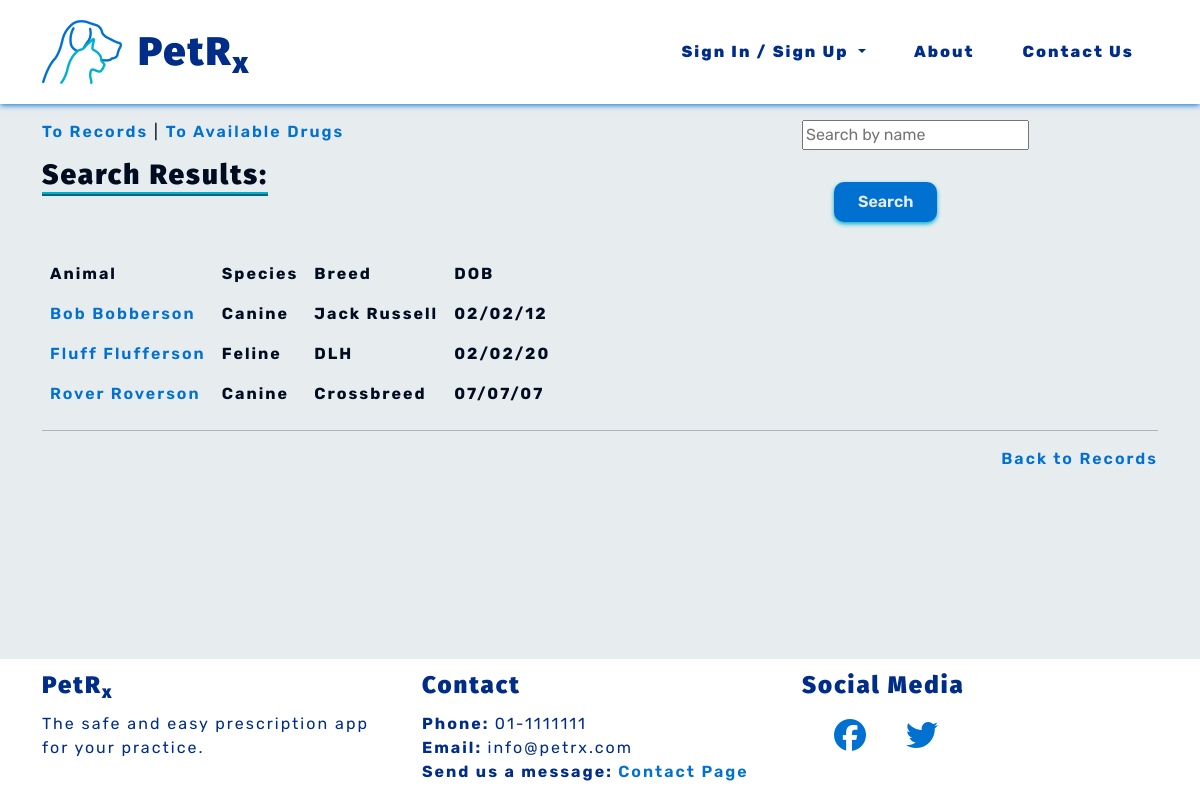
The app's page /records/record-search/, older data.
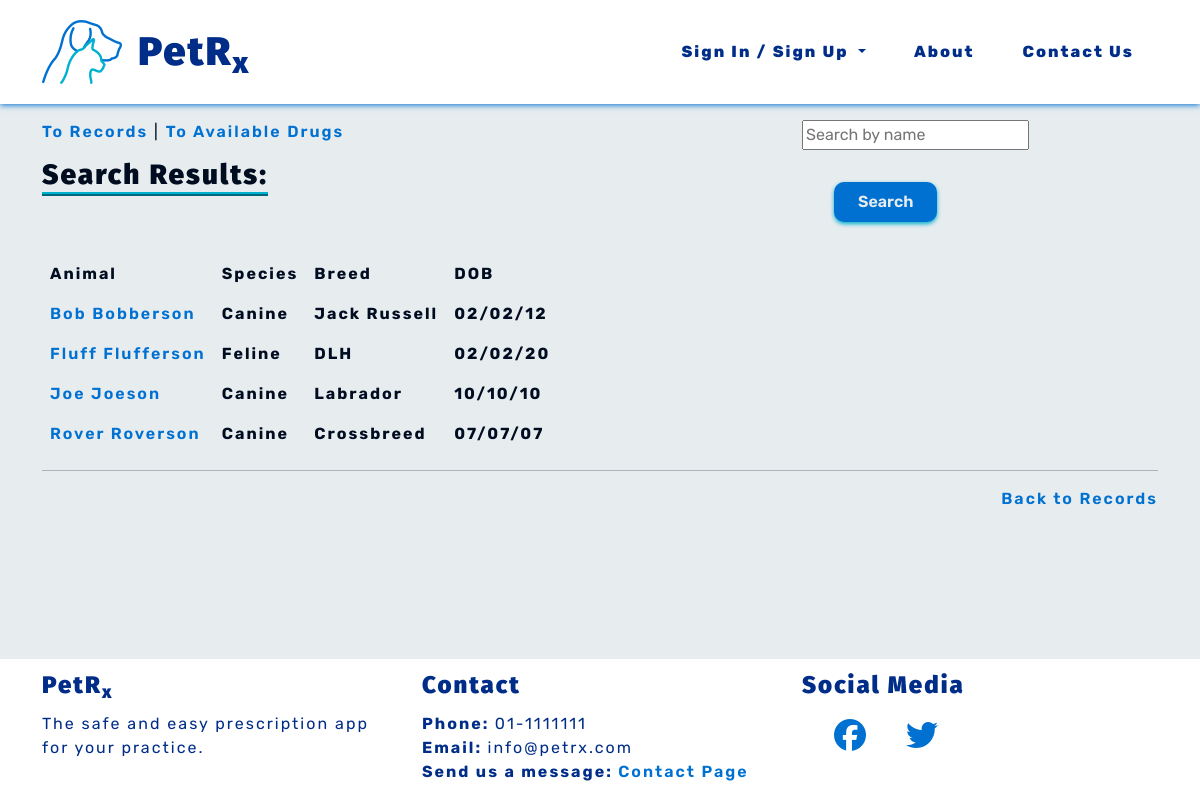
The same page, newer data.
### records/models.py (models this page shows)
class Record(models.Model):
    name = models.CharField(max_length=50)
    surname = models.CharField(max_length=50)
    date_of_birth = models.DateField()
    species = models.CharField(choices=SPECIES, max_length=10)
    breed = models.CharField(max_length=50)
    sex = models.CharField(choices=SEX, max_length=10)
    weight = models.DecimalField(max_digits=5, decimal_places=2)
    note = models.CharField(max_length=300, blank=True)
    def __str__(self):
        return self.name + " " + self.surname
    class Meta:
        ordering = ['surname']
        unique_together = ['name', 'surname', 'date_of_birth', 'species', 'breed', 'sex']

### records/views.py (the view)
# urls.py: path('record-search/', views.record_search, name='record_search'),
def record_search(request):
    query = request.GET.get('query')
    record_qs = Record.objects.all()
    if query is not None:
        args = Q(name__icontains=query) | Q(surname__icontains=query)
        record_qs = Record.objects.filter(args)
    context = {'record_list': record_qs}
    return render(request, 'records/record_search.html', context)

### records/templates/records/record_search.html (shortened to what this page needs)
{% extends 'base.html' %}
{% block content %}
<div class="row">
    <div class="col-md-8">
        <a class="pet-links" href="{% url 'records:records' %}" aria-label="Go to records">To Records</a>
        <span>|</span>
        <a class="pet-links" href="{% url 'prescriptions:drugs' %}" aria-label="Go to available drugs">To Available
            Drugs</a>
        <br>
        <h3 class="subheadings">Search Results:</h3>
    </div>
    <div class="col-md-4">
        <form method="GET" action="{% url 'records:record_search' %}">
            <input type="text" name="query" placeholder="Search by name">
            <button type="submit" class="pet-btns" aria-label="Search">Search</button>
        </form>
    </div>
</div>
{% if record_list %}
<div class="prescrip-contain">
    <table>
        <thead>
            <th>Animal</th>
            <th class="lg-prescrip">Species</th>
            <th>Breed</th>
            <th>DOB</th>
        </thead>
        <tbody>
            {% for record in record_list %}
            <tr>
                <th><a class="pet-links" href="{% url 'records:animal_profile' animal_id=record.id %}"
                        aria-label="Go to record">{{ record }}</a>
                <th class="lg-prescrip">{{ record.species }}</th>
                <th>{{ record.breed }}</th>
                <th>{{ record.date_of_birth|date:'d/m/y' }}</th>
            </tr>
            {% endfor %}
        </tbody>
    </table>
</div>
{% else %}
<p>No record found.</p>
{% endif %}
<hr>
<a class="pet-links float-end" href="{% url 'records:records' %}" aria-label="Go to records list">Back to Records</a>
{% endblock %}

### templates/base.html (shortened to what this page needs)
{% load static %}
<!DOCTYPE html>
<html lang="en">
<head>
    <link href="https://cdn.jsdelivr.net/npm/bootstrap@5.0.2/dist/css/bootstrap.min.css" rel="stylesheet"
>
    <link rel="stylesheet" type="text/css" href="{% static 'css/style.css' %}">
</head>
<body class="d-flex flex-column h-100">
    {% include 'nav/header.html' %}
    <div class="container-md bottom-space">
        {% block content %}{% endblock content %}
    </div>
    {% include 'nav/footer.html' %}
</body>
</html>

### templates/nav/header.html (shortened to what this page needs)
{% load static %}
<header>
  <nav id="navbar" class="navbar navbar-expand-lg blue-text">
    <div class="container-sm">
      <a class="navbar-brand" href="{% url 'vetprofiles:index' %}" aria-label="Go to home page"><img
          src="{% static 'images/petrxlogo.png' %}" alt="PetRx Logo"></a>
      <h1 class="nav-title">PetR<sub>x</sub></h1>
      <div class="collapse navbar-collapse" id="navbarSupportedContent">
        <ul class="navbar-nav ms-auto mb-2 mb-lg-0">
          {% if user.is_authenticated %}
          <li class="nav-item">
            <a class="navbar-links" href="{% url 'vetprofiles:profile' %}" aria-label="Go to your profile">Profile</a>
          </li>
          <li class="nav-item">
            <a class="navbar-links" href="{% url 'records:records' %}" aria-label="Go to records page">Records</a>
          </li>
          <li class="nav-item">
            <a class="navbar-links" href="{% url 'vetprofiles:logout' %}" aria-label="Logout">Logout</a>
          </li>
          <li class="nav-item dropdown">
            <ul class="dropdown-menu" aria-labelledby="navbarDropdown">
              <li><a class="dropdown-item" href="{% url 'vetprofiles:profile' %}"
                  aria-label="Go to your profile">Profile</a></li>
              <li><a class="dropdown-item" href="{% url 'records:records' %}"
                  aria-label="Go to records page">Records</a></li>
              <li><a class="dropdown-item" href="{% url 'vetprofiles:logout' %}" aria-label="Logout">Logout</a></li>
            </ul>
          </li>
          {% else %}
          <li class="nav-item">
            <div class="dropdown show">
              <a class="dropdown-toggle navbar-links" href="#" role="button" id="dropdownMenuLink"
                data-bs-toggle="dropdown" aria-haspopup="true" aria-expanded="false">
                Sign In / Sign Up
              </a>
            </div>
          </li>
          <li class="nav-item">
            <a class="navbar-links" href="{% url 'vetprofiles:about' %}" aria-label="Go to about page">About</a>
          </li>
          <li class="nav-item">
            <a class="navbar-links" href="{% url 'vetprofiles:contact' %}" aria-label="Go to contact page">Contact
              Us</a>
          </li>
          {% endif %}
        </ul>
      </div>
    </div>
  </nav>
</header>

### templates/nav/footer.html
<footer class="footer mt-auto">
    <div class="container-md">
        <div class="row">
            <div class="col-md-4">
                <h4>PetR<sub>x</sub></h4>
                <p>The safe and easy prescription app for your practice.</p>
            </div>
            <div class="col-md-4">
                <h4>Contact</h4>
                <p><b>Phone: </b> 01-1111111
                    <br>
                    <b>Email: </b> info@petrx.com
                    <br>
                    <b>Send us a message: </b><a class="pet-links" href="{% url 'vetprofiles:contact' %}"
                        aria-label="Go to contact page">
                        Contact Page</a>
                </p>
            </div>
            <div class="col-md-4">
                <h4>Social Media</h4>
                <a class="pet-links footer-socials" href="https://facebook.com" target="_blank" rel="noopener"
                    aria-label="Find us on Facebook (opens in new tab)"><i class="fa-brands fa-facebook"></i></a>
                <a class="pet-links footer-socials" href="https://twitter.com" target="_blank" rel="noopener"
                    aria-label="Find us on Twitter (opens in new tab)"><i class="fa-brands fa-twitter"></i></a>
            </div>
        </div>
    </div>
</footer>

### static/css/style.css (style rules this page uses)
:root { --site-white: #e7ecef; --site-black: #000d21; --site-dark-blue: #002d88; --site-light-blue: #0071d1; --site-turquoise: #00b0cf; }
html { height: 100%; }
body { font-family: "Rubik", sans-serif; color: var(--site-black); font-size: 1rem; letter-spacing: 2px; background: var(--site-white); }
h1, h2, h3, h4 { font-family: "Fira Sans", "Rubik", sans-serif; font-weight: 900; margin-top: 0.5em; margin-bottom: 0.5em; }
.blue-text { color: var(--site-dark-blue); }
.subheadings { display: inline-block; border-bottom: 4px ridge var(--site-turquoise); }
hr { color: var(--site-black); }
button { border: none; }
ul { padding: 0; }
li { list-style: none; }
a { text-decoration: none; }
.navbar-links { cursor: pointer; display: block; padding: 0.25rem 0.5rem; color: var(--site-dark-blue); font-weight: 800; margin: 1em; transition: color .8s linear, box-shadow 1s linear; }
.pet-links { cursor: pointer; color: var(--site-light-blue); font-weight: 600; transition: color .5s linear; }
.pet-btns { cursor: pointer; display: inline-block; background-color: var(--site-light-blue); color: var(--site-white); letter-spacing: 0px; font-weight: 600; padding: 0.5em 1.5em; margin: 2em; border: none; border-radius: 10px; box-shadow: 0 2px 4px 0 var(--site-turquoise); transition: all .2s linear; }
.bottom-space { padding-bottom: 4em; }
#navbar { margin-bottom: 1em; background-color: #fff; color: var(--site-dark-blue); box-shadow: 0 1px 6px 0 var(--site-light-blue); }
.prescrip-contain { width: 100%; max-height: 300px; overflow-y: scroll; }
.prescrip-contain thead th { position: sticky; top: 0; }
th, td { padding: 0.5em; }
th { background-color: var(--site-white); }
footer { background-color: white; color: var(--site-dark-blue); }
.footer-socials { font-size: 2em; padding-left: 1em; }

Row changes from the older to the newer data that the page shows:
added Record: name+surname "Joe Joeson", species "Canine", breed "Labrador", date_of_birth "10/10/10"
